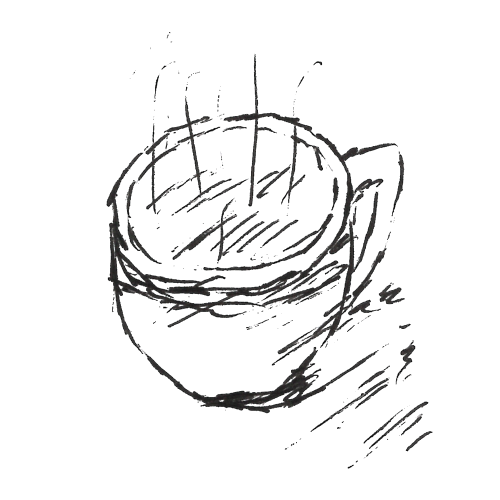
#> input picture assets/clipart/americanoclip.png, 1000 x 1000 px (shown at 1/2 size); its folder holds 3 pictures in this run
$ python recolor_assets.py
#> lines starting #> are read from the running program, lines starting #| are printed output that depends on the picture; after the words box and inside, x2 and y2 are one past the last pixel; in counts of white or black regions, pixels touching at a corner belong together
#!/usr/bin/env python3
"""Generate dark-mode beige variants of monochrome PNG assets.

Scans every PNG under ``assets/`` (skipping the gitignored ``instagram-*``
dumps and the handful of full-color brand logos), classifies each opaque
image as either FLAT monochrome (wordmarks, icons, arrows, stars, the hr
rule) or SHADED grayscale (clipart + coffee illustrations), and writes a
sibling ``<name>-dark.png`` for each:

  * FLAT  -> every opaque pixel recolored to beige #F2F2E4, alpha preserved.
  * SHADED -> per-channel luminance invert (255 - v) blended ~12% toward
    beige for warmth, alpha preserved.

Each source also gets a ``<name>-nebula.png`` sibling for the cosmic palette
(data-palette="cosmic"): same FLAT/SHADED treatment, but toward the cosmic
ink lavender #ECE7FA so ink art wears the palette like the text does.

A manifest (``tools/recolor_manifest.json``) records source -> variant ->
nebula -> class for the toggle script and verifier to consume.

The script is idempotent: re-running overwrites the variants with identical
output and regenerates the manifest. It deliberately never reads or rewrites
existing ``-dark.png`` files as sources.

Run:
    cd /Users/lz/Documents/lnzh
    uv run --quiet --with pillow python3 tools/recolor_assets.py
"""

from __future__ import annotations

import json
import sys
from dataclasses import dataclass
from pathlib import Path

from PIL import Image

# ---------------------------------------------------------------------------
# Configuration
# ---------------------------------------------------------------------------

REPO_ROOT = Path(__file__).resolve().parent.parent
ASSETS_DIR = REPO_ROOT / "assets"
MANIFEST_PATH = REPO_ROOT / "tools" / "recolor_manifest.json"

# Beige paper color used for FLAT recolor and SHADED warm tint (dark theme).
BEIGE = (0xF2, 0xF2, 0xE4)

# Cosmic-palette ink (mirrors --ink under html[data-palette="cosmic"]) used
# the same way for the -nebula variants.
NEBULA = (0xEC, 0xE7, 0xFA)

# Opaque-pixel threshold: pixels with alpha above this are "ink".
ALPHA_THRESHOLD = 16

# FLAT vs SHADED boundary: at or below this many unique opaque RGB colors the
# image is treated as flat monochrome (black + anti-aliasing).
FLAT_MAX_UNIQUE_COLORS = 600

# Tone blend factor applied to inverted SHADED pixels (toward beige/lavender).
WARM_BLEND = 0.12

# Substring marking a paths to skip entirely (gitignored Instagram dumps).
INSTAGRAM_MARKER = "instagram-"

# Suffixes that identify generated variants (never treated as a source).
DARK_SUFFIX = "-dark"
NEBULA_SUFFIX = "-nebula"

# Full-color brand/logo assets that must stay untouched. Paths relative to
# the repo root.
EXCLUDED_RELATIVE = {
    "assets/images/content/cashapp.png",
    "assets/images/content/cashapplogo.png",
    "assets/images/content/venmologo.png",
    "assets/images/content/zellelogo.png",
    "assets/images/content/favicon.png",
}


@dataclass
class Result:
    source: str  # repo-root-relative POSIX path of the source asset
    variant: str  # repo-root-relative POSIX path of the generated -dark.png
    nebula: str  # repo-root-relative POSIX path of the generated -nebula.png
    cls: str  # "flat" or "shaded"


# ---------------------------------------------------------------------------
# Helpers
# ---------------------------------------------------------------------------


def rel(path: Path) -> str:
    """Repo-root-relative POSIX path string."""
    return path.relative_to(REPO_ROOT).as_posix()


def iter_source_pngs() -> list[Path]:
    """All in-scope source PNGs, sorted for deterministic output."""
    sources: list[Path] = []
    for path in sorted(ASSETS_DIR.rglob("*.png")):
        posix = path.as_posix()
        if INSTAGRAM_MARKER in posix:
            continue
        if path.stem.endswith(DARK_SUFFIX) or path.stem.endswith(NEBULA_SUFFIX):
            # Never use a previously generated variant as a source.
            continue
        if rel(path) in EXCLUDED_RELATIVE:
            continue
        sources.append(path)
    return sources


def classify(img: Image.Image) -> str:
    """Return 'flat' or 'shaded' for an RGBA image.

    Counts unique opaque RGB colors; flat monochrome art has very few.
    Works on the raw RGBA byte buffer (4 bytes/pixel): faster than per-pixel
    access and cleanly typed (``tobytes`` -> ``bytes``).
    """
    rgba = img.convert("RGBA")
    raw = rgba.tobytes()  # RGBA, 4 bytes per pixel, row-major
    unique: set[tuple[int, int, int]] = set()
    for i in range(0, len(raw), 4):
        if raw[i + 3] > ALPHA_THRESHOLD:
            unique.add((raw[i], raw[i + 1], raw[i + 2]))
            if len(unique) > FLAT_MAX_UNIQUE_COLORS:
                return "shaded"
    return "flat"


def recolor_flat(img: Image.Image, tone: tuple[int, int, int]) -> Image.Image:
    """Recolor every opaque pixel to the tone, preserving the original alpha."""
    rgba = img.convert("RGBA")
    alpha = rgba.getchannel("A")
    solid = Image.new("RGBA", rgba.size, (*tone, 255))
    solid.putalpha(alpha)
    return solid


def _tone_invert_lut(tone_value: int) -> list[int]:
    """256-entry LUT: invert (255 - v) then blend toward the tone channel.

    out = (255 - v) * (1 - WARM_BLEND) + tone_value * WARM_BLEND
    Done via a lookup table so it is Pillow-version independent and fast.
    """
    lut: list[int] = []
    for v in range(256):
        inverted = 255 - v
        blended = inverted * (1.0 - WARM_BLEND) + tone_value * WARM_BLEND
        lut.append(max(0, min(255, round(blended))))
    return lut


def recolor_shaded(img: Image.Image, tone: tuple[int, int, int]) -> Image.Image:
    """Luminance-invert each channel then blend toward the tone; keep alpha."""
    rgba = img.convert("RGBA")
    r, g, b, a = rgba.split()
    nr = r.point(_tone_invert_lut(tone[0]))
    ng = g.point(_tone_invert_lut(tone[1]))
    nb = b.point(_tone_invert_lut(tone[2]))
    return Image.merge("RGBA", (nr, ng, nb, a))


def variant_path(source: Path, suffix: str = DARK_SUFFIX) -> Path:
    return source.with_name(f"{source.stem}{suffix}.png")


# ---------------------------------------------------------------------------
# Main
# ---------------------------------------------------------------------------


def main() -> int:
    if not ASSETS_DIR.is_dir():
        print(f"error: assets dir not found: {ASSETS_DIR}", file=sys.stderr)
        return 1

    results: list[Result] = []
    flat_count = 0
    shaded_count = 0

    for source in iter_source_pngs():
        with Image.open(source) as raw:
#> raw is the input picture: PIL image 1000x1000 RGBA; mean R, G, B, A 240.1, 240, 240, 20.6
            img = raw.convert("RGBA")
        cls = classify(img)
#> the loop in classify, `for i in range(0, len(raw), 4):` made 216511 passes
#> i on passes 2 to 4: 4, 8, 12
#> after the loop in classify, `for i in range(0, len(raw), 4):`: unique = 601 items
#> cls = 'shaded'
        if cls == "flat":
            dark, neb = recolor_flat(img, BEIGE), recolor_flat(img, NEBULA)
            flat_count += 1
        else:
            dark, neb = recolor_shaded(img, BEIGE), recolor_shaded(img, NEBULA)
#> in recolor_shaded, `r, g, b, a = rgba.split()`:
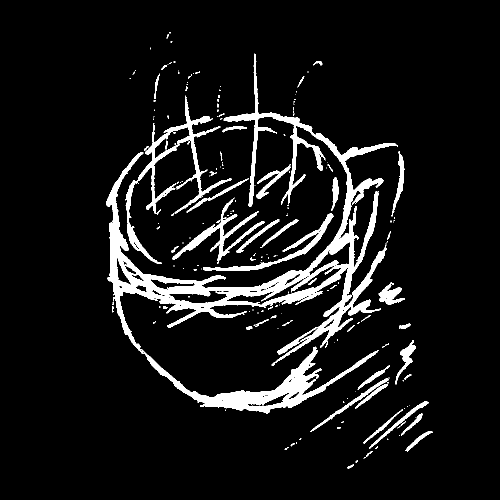
#> a: PIL image 1000x1000 L (shown at 1/2 size); 8.1% white; 207 white regions (151 under 20 px), largest, box (x1, y1, x2, y2) and area: (213, 107, 796, 827) 54230, (251, 246, 360, 528) 4077, (345, 395, 529, 523) 3419
#> in recolor_shaded, `nr = r.point(_tone_invert_lut(tone[0]))`:
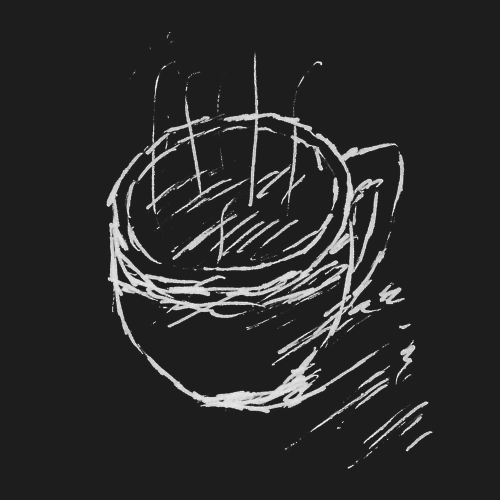
#> nr: PIL image 1000x1000 L (shown at 1/2 size); min 29, max 253, mean 42.1
#> in recolor_shaded, `return Image.merge("RGBA", (nr, ng, nb, a))`:
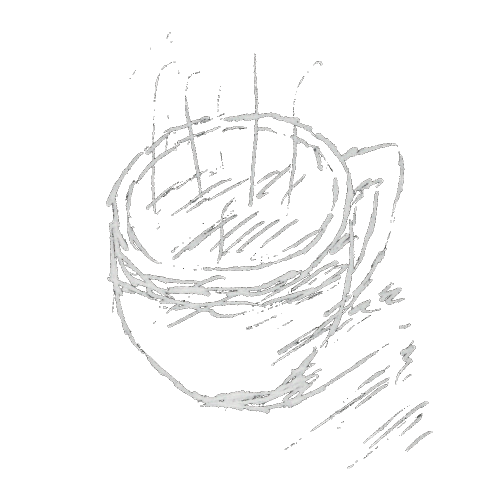
#> returned value: PIL image 1000x1000 RGBA (shown at 1/2 size); mean R, G, B, A 42.1, 42.2, 40.2, 20.6; transparent parts drawn white
            shaded_count += 1

        dark_path = variant_path(source)
        neb_path = variant_path(source, NEBULA_SUFFIX)
        dark.save(dark_path, "PNG")
        neb.save(neb_path, "PNG")
        results.append(Result(source=rel(source), variant=rel(dark_path),
                              nebula=rel(neb_path), cls=cls))

    manifest = [
        {"source": r.source, "variant": r.variant, "nebula": r.nebula,
         "class": r.cls}
        for r in results
    ]
#> manifest = 1 item
    MANIFEST_PATH.parent.mkdir(parents=True, exist_ok=True)
    MANIFEST_PATH.write_text(json.dumps(manifest, indent=2) + "\n")

    excluded = sorted(EXCLUDED_RELATIVE)
    print(f"variants generated : {len(results)} (x dark + nebula)")
#| variants generated : 1 (x dark + nebula)
    print(f"  flat (recolored) : {flat_count}")
    print(f"  shaded (inverted): {shaded_count}")
    print(f"excluded full-color: {len(excluded)}")
    for e in excluded:
        print(f"    - {e}")
    print(f"manifest written   : {rel(MANIFEST_PATH)}")
    return 0


if __name__ == "__main__":
    raise SystemExit(main())
#> (the program exits here)
